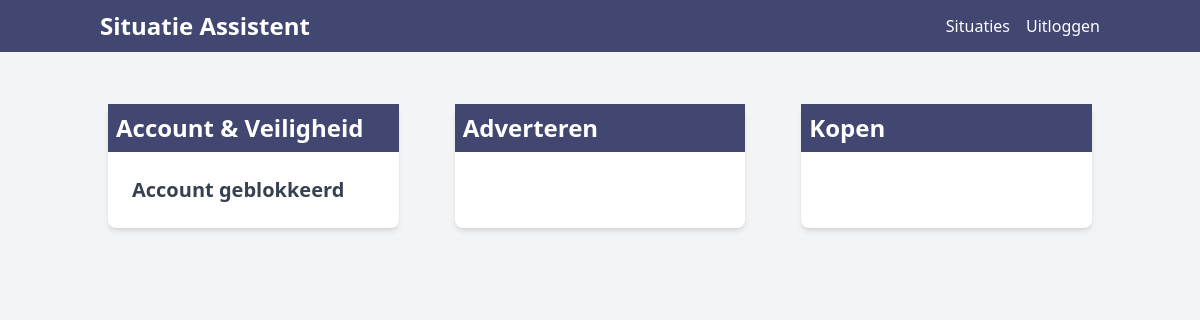
The page /csd/index.php on the database its author committed.
### tables this page shows
CREATE TABLE IF NOT EXISTS `dialog_panels` (
  `id` int(11) NOT NULL AUTO_INCREMENT,
  `name` varchar(112) NOT NULL DEFAULT '',
  `department` varchar(112) NOT NULL,
  `uuid` varchar(112) NOT NULL DEFAULT uuid_short(),
  PRIMARY KEY (`id`)
);

CREATE TABLE IF NOT EXISTS `dialogs` (
  `id` int(11) NOT NULL AUTO_INCREMENT,
  `title` varchar(255) NOT NULL,
  `qa` varchar(255) NOT NULL,
  `department` varchar(255) NOT NULL,
  `panel` varchar(255) NOT NULL,
  `previous_dialog` varchar(255) NOT NULL,
  `next_dialogs` varchar(255) NOT NULL,
  `next_dialogs_urls` varchar(255) NOT NULL,
  `is_root` int(11) NOT NULL DEFAULT 0,
  `uuid` varchar(50) NOT NULL DEFAULT uuid_short(),
  PRIMARY KEY (`id`)
);

### db/Database.class.php (called while the page is built, shortened)
<?php
class Database
{
    private $host;
    private $username;
    private $password;
    private $database;
    private $charset;
    private $pdo;
    public function __construct($host, $username, $password, $database, $charset)
    {
        $this->host = $host;
        $this->username = $username;
        $this->password = $password;
        $this->database = $database;
        $this->charset = $charset;
    }
    private function connect()
    {
        $dsn = 'mysql:host=' . $this->host . ';dbname=' . $this->database . ';charset=' . $this->charset;
        try {
            $this->pdo = new PDO($dsn, $this->username, $this->password);
            $this->pdo->setAttribute(PDO::ATTR_ERRMODE, PDO::ERRMODE_EXCEPTION);
        } catch (PDOException $e) {
            die('Er is een fout opgetreden: ' . $e->getMessage());
        }
    }
    public function query($sql, $params = [])
    {
        $statement = $this->pdo->prepare($sql);
        $statement->execute($params);
        return $statement;
    }
    public function select($sql, $params = [])
    {
        $statement = $this->query($sql, $params);
        return $statement->fetchAll(PDO::FETCH_ASSOC);
    }
}

### functions/includes.php (called while the page is built, shortened)
<?php
require_once $_SERVER['DOCUMENT_ROOT'] . '/config/Config.class.php';
require_once $_SERVER['DOCUMENT_ROOT'] . '/db/Database.class.php';
$config = new Config();
$db = new Database($config::$dbHost, $config::$dbUser, $config::$dbPass, $config::$db, $config::$charset);

### csd/index.php (the view, shortened to what this page needs)
<?php
require_once $_SERVER['DOCUMENT_ROOT'] . '/includes/header.php';
require_once $_SERVER['DOCUMENT_ROOT'] . '/includes/navigation.php';
$sql = "SELECT * FROM `dialog_panels`";
$dialog_panels = $db->select($sql);
?>
<div class="container mx-auto mt-8">
    <div class="grid grid-cols-1 p-2 sm:p-0 sm:grid-cols-2 md:grid-cols-3 lg:grid-cols-3 gap-4">
        <?php foreach ($dialog_panels as $dialog_panel) :
            $sql = "SELECT * FROM `dialogs` WHERE `department` = '$dialog_panel[department]' AND `panel` = '$dialog_panel[uuid]' AND `is_root` = 1";
            $dialogs = $db->select($sql);
            ?>
            <div class="bg-white rounded-lg shadow-md m-5">
                <div class="bg-primary">
                    <h2 class="text-2xl p-2 text-white font-semibold"><?= $dialog_panel['name'] ?></h2>
                </div>
                <?php foreach ($dialogs as $dialog) : ?>
                    <a href="/csd/dialog.php?dialog=<?= $dialog['uuid'] ?>" class="text-xl font-semibold text-gray-700">
                        <div class="hover:bg-secondary">
                            <div class="p-6">
                                <?= $dialog['title'] ?>
                            </div>
                        </div>
                    </a>
                <?php endforeach; ?>
            </div>
        <?php endforeach; ?>
    </div>
</div>
<?php require_once $_SERVER['DOCUMENT_ROOT'] . '/includes/footer.php'; ?>

### rows shown on the page
dialog_panels: name "Account & Veiligheid"
dialogs: title "Account geblokkeerd"
dialog_panels: name "Adverteren"
dialog_panels: name "Kopen"
